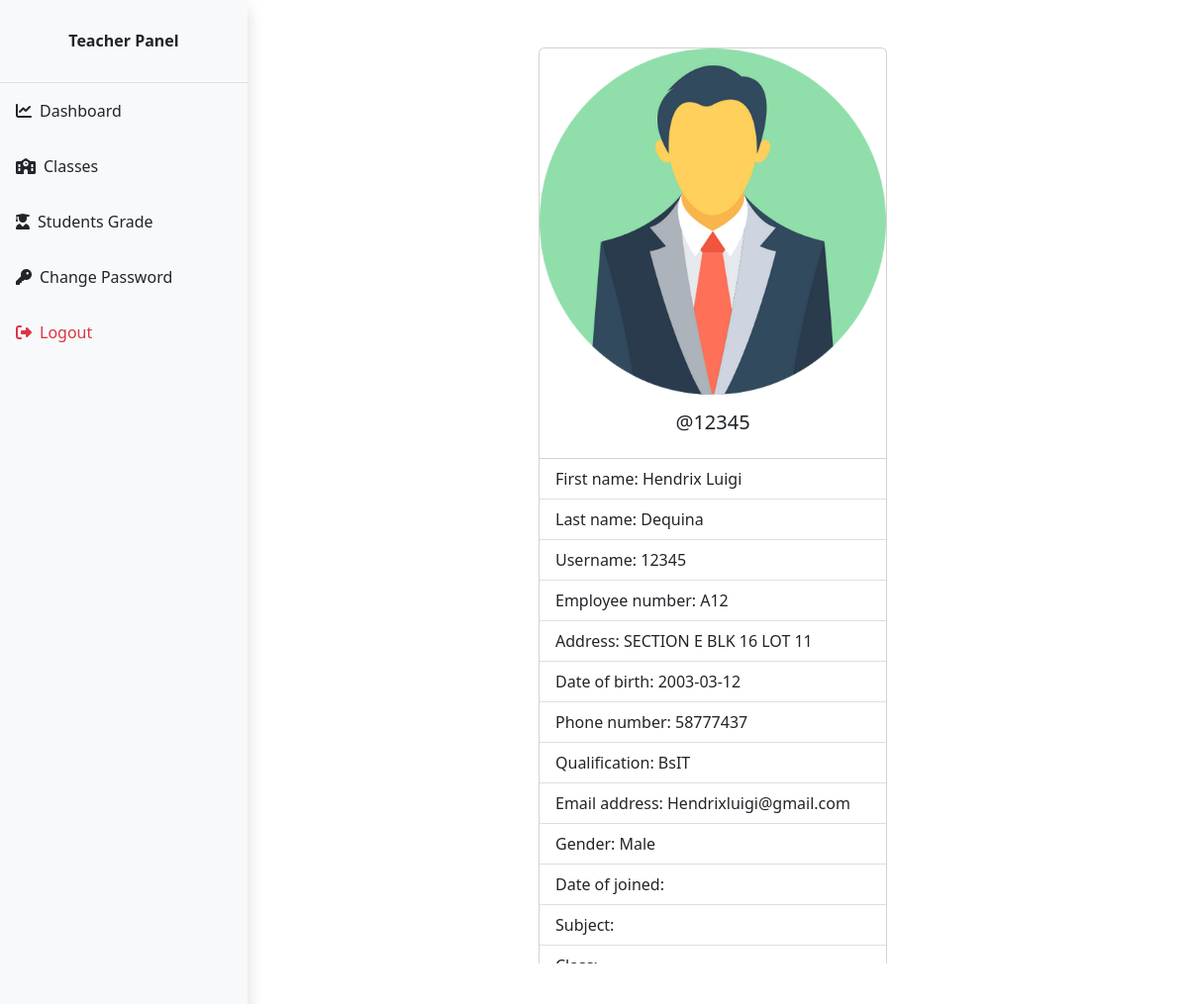
The page /capstone/Teacher/index.php (signed in) on the database its author committed.
### tables this page shows
CREATE TABLE `teachers` (
  `teacher_id` int(11) NOT NULL,
  `fname` varchar(255) DEFAULT NULL,
  `gender` enum('Male','Female') DEFAULT NULL,
  `email_address` varchar(255) DEFAULT NULL,
  `position` varchar(255) DEFAULT NULL,
  `lname` varchar(255) NOT NULL,
  `username` varchar(255) NOT NULL,
  `password` varchar(255) NOT NULL,
  `address` text DEFAULT NULL,
  `employee_number` varchar(255) NOT NULL,
  `phone_number` varchar(15) DEFAULT 'N/A',
  `qualification` varchar(255) DEFAULT 'N/A',
  `date_of_birth` date DEFAULT NULL,
  `subject` varchar(255) DEFAULT 'N/A',
  `class` varchar(255) DEFAULT 'N/A'
);

### capstone/Teacher/data/teacher.php (called while the page is built)
<?php
function getTeacherById($teacher_id, $conn){
   $sql = "SELECT * FROM teachers
           WHERE teacher_id=?";
   $stmt = $conn->prepare($sql);
   $stmt->execute([$teacher_id]);
   if ($stmt->rowCount() == 1) {
     $teacher = $stmt->fetch();
     return $teacher;
   }else {
    return 0;
   }
}

### capstone/Teacher/index.php (the view, shortened to what this page needs)
<?php
if (isset($_SESSION['teacher_id']) &&
    isset($_SESSION['role'])) {
    if ($_SESSION['role'] == 'Teacher') {
       include "../DB_connection.php";
       include "data/teacher.php";
       include "data/class.php";
       $teacher_id = $_SESSION['teacher_id'];
       $teacher = getTeacherById($teacher_id, $conn);
 ?>
<!DOCTYPE html>
<html lang="en">
<head>
  <link rel="stylesheet" href="https://cdn.jsdelivr.net/npm/bootstrap@5.2.0/dist/css/bootstrap.min.css">
  <link rel="stylesheet" href="../css/style.css">
  <link rel="stylesheet" href="../admin/css/admin.css">
</head>
<body>
    <?php
        include "inc/navbar.php";
        if ($teacher != 0) {
     ?>
     <div class="container mt-5">
         <div class="card" style="width: 22rem;">
          <img src="../img/teacher-<?=$teacher['gender']?>.png" class="card-img-top" alt="...">
          <div class="card-body">
            <h5 class="card-title text-center">@<?=$teacher['username']?></h5>
          </div>
          <ul class="list-group list-group-flush">
            <li class="list-group-item">First name: <?=$teacher['fname']?></li>
            <li class="list-group-item">Last name: <?=$teacher['lname']?></li>
            <li class="list-group-item">Username: <?=$teacher['username']?></li>
            <li class="list-group-item">Employee number: <?=$teacher['employee_number']?></li>
            <li class="list-group-item">Address: <?=$teacher['address']?></li>
            <li class="list-group-item">Date of birth: <?=$teacher['date_of_birth']?></li>
            <li class="list-group-item">Phone number: <?=$teacher['phone_number']?></li>
            <li class="list-group-item">Qualification: <?=$teacher['qualification']?></li>
            <li class="list-group-item">Email address: <?=$teacher['email_address']?></li>
            <li class="list-group-item">Gender: <?=$teacher['gender']?></li>
            <li class="list-group-item">Date of joined: <?=$teacher['date_of_joined']?></li>
            <li class="list-group-item">Subject:
            </li>
            <li class="list-group-item">Class:
            </li>
          </ul>
        </div>
     </div>
     <?php
        }else {
          header("Location: logout.php?error=An error occurred");
          exit;
        }
     ?>
</body>
</html>
<?php
  }else {
    header("Location: ../login.php");
    exit;
  }
}else {
	header("Location: ../login.php");
	exit;
}
?>

### capstone/css/style.css (style rules this page uses)
body, html { height: 100%; margin: 0; overflow: hidden; }

### capstone/admin/css/admin.css (style rules this page uses)
body { margin: 0; padding: 0; display: flex; }

### capstone/Teacher/index.php (style rules this page uses)
body { overflow-y: auto; }
.container { max-height: 90vh; overflow-y: auto; }
body { margin: 0; padding: 0; display: flex; }

### rows shown on the page
teachers: gender (picture), username "12345", fname "Hendrix Luigi", lname "Dequina", employee_number "A12", address "SECTION E BLK 16 LOT 11", date_of_birth "2003-03-12", phone_number "58777437", qualification "BsIT", email_address "Hendrixluigi@gmail.com", gender "Male"
